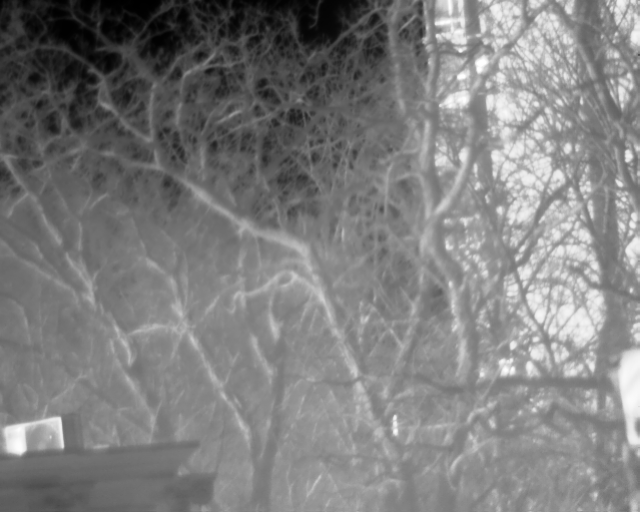
%> input picture 20250113/Infrared_Image_Algorithm/csdn-引导滤波-MyCode/场景6-ADPHE.png, 640 x 512 px
$ octave GuideFliter_preserveEdge.m   (GNU Octave 9; MATLAB toolbox functions it lacks are replaced by stand-ins)
%> lines starting %> are read from the running program, lines starting %| are printed output that depends on the picture; in (x1, y1, x2, y2) boxes, pixels count from 0 and x2, y2 are one past the last pixel; in counts of white or black regions, pixels touching at a corner belong together; the program's own positions count from 1
### 20250113/Infrared_Image_Algorithm/csdn-引导滤波-MyCode/guidedfilter.m
function [q ,cof ,e] = guidedfilter(I, p, r, eps)

%   - guidance image: I (should be a gray-scale/single channel image)
%   - filtering input image: p (should be a gray-scale/single channel image)
%   - local window radius: r
%   - regularization parameter: eps

    [hei, wid] = size(I);
    N = boxfilter(ones(hei, wid), r);

    mean_I = boxfilter(I, r) ./ N;
    mean_p = boxfilter(p, r) ./ N;
    mean_Ip = boxfilter(I.*p, r) ./ N;
    % this is the covariance of (I, p) in each local patch.
    cov_Ip = mean_Ip - mean_I .* mean_p;

    mean_II = boxfilter(I.*I, r) ./ N;
    var_I = mean_II - mean_I .* mean_I;

    % 렘뀌
    mean_sigma2_I = mean(cov_Ip(:));
    disp("epsilon = " + mean_sigma2_I);

    a = cov_Ip ./ (var_I + mean_sigma2_I);
    b = mean_p - a .* mean_I;

    mean_a = boxfilter(a, r) ./ N;
    mean_b = boxfilter(b, r) ./ N;

    q = mean_a .* I + mean_b;
    cof = mean_a;
    e = mean_sigma2_I;
end


function imDst = boxfilter(imSrc, r)

    %   BOXFILTER   O(1) time box filtering using cumulative sum
    %
    %   - Definition imDst(x, y)=sum(sum(imSrc(x-r:x+r,y-r:y+r)));
    %   - Running time independent of r;
    %   - Equivalent to the function: colfilt(imSrc, [2*r+1, 2*r+1], 'sliding', @sum);
    %   - But much faster.

    [hei, wid] = size(imSrc);
    imDst = zeros(size(imSrc));

    %cumulative sum over Y axis
    imCum = cumsum(imSrc, 1);
    %difference over Y axis
    imDst(1:r+1, :) = imCum(1+r:2*r+1, :);
    imDst(r+2:hei-r, :) = imCum(2*r+2:hei, :) - imCum(1:hei-2*r-1, :);
    imDst(hei-r+1:hei, :) = repmat(imCum(hei, :), [r, 1]) - imCum(hei-2*r:hei-r-1, :);

    %cumulative sum over X axis
    imCum = cumsum(imDst, 2);
    %difference over Y axis
    imDst(:, 1:r+1) = imCum(:, 1+r:2*r+1);
    imDst(:, r+2:wid-r) = imCum(:, 2*r+2:wid) - imCum(:, 1:wid-2*r-1);
    imDst(:, wid-r+1:wid) = repmat(imCum(:, wid), [1, r]) - imCum(:, wid-2*r:wid-r-1);
end

### 20250113/Infrared_Image_Algorithm/csdn-引导滤波-MyCode/GuideFliter_preserveEdge.m
%I = double(imread('cat.bmp'));
I = double(imread('场景6-ADPHE.png'));
%> I: size 512x640 double; min 0, max 255, mean 126.1; mean of the top-left, top-right, bottom-left and bottom-right quarters 74.6, 144.3, 132.4, 153
p = I;
windows_size = 3;
disp("windows_size = " + windows_size);
r = floor((windows_size -1)/2); % try r=2, 4, or 8
disp("radius = " + r);
eps = 0.^2; % try eps=0.1^2, 0.2^2, 0.4^2

[result_image,cof_image ,epsilon] =guidedfilter(I, p, r, eps);
%> in boxfilter, `imDst(hei-r+1:hei, :) = repmat(imCum(hei, :), [r, 1]) - imCum(hei-2*r:..`:
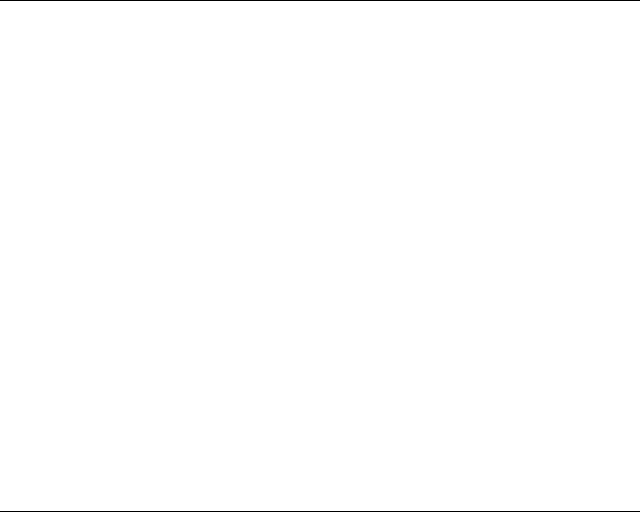
%> imDst: size 512x640 double; values 2 (black) and 3 (white), 99.6% white; black in thin lines or dots
%> in boxfilter, `imDst(:, 1:r+1) = imCum(:, 1+r:2*r+1);`: imDst: size 512x640 double; 0.31% of pixels changed, all inside (x1, y1, x2, y2) = (0, 0, 2, 512)
%> in boxfilter, `imDst(:, wid-r+1:wid) = repmat(imCum(:, wid), [1, r]) - imCum(:, wid-2..`: imDst: size 512x640 double; min 4, max 9, mean 8.98
%> in boxfilter (call 2), `imDst(hei-r+1:hei, :) = repmat(imCum(hei, :), [r, 1]) - imCum(hei-2*r:..`: imDst: size 512x640 double; min 0, max 765, mean 377.8
%> call 4 of boxfilter, with r = 1
%> in boxfilter (call 4), `imDst(hei-r+1:hei, :) = repmat(imCum(hei, :), [r, 1]) - imCum(hei-2*r:..`:
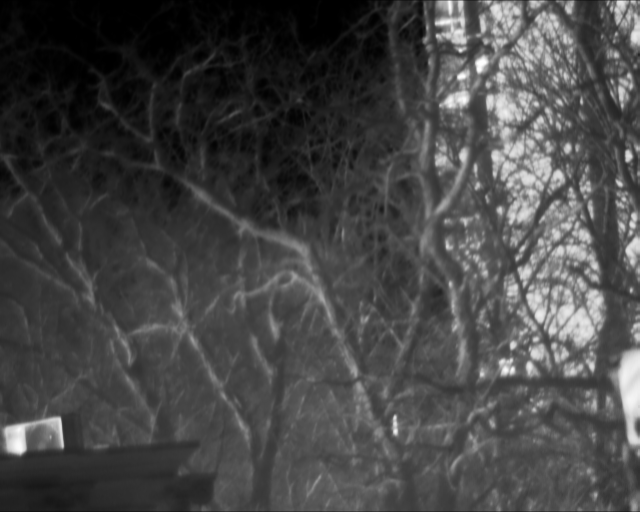
%> imDst: size 512x640 double; min 0, max 195075, mean 53728.5; drawn with min black and max white
%> in guidedfilter, `cov_Ip = mean_Ip - mean_I .* mean_p;`:
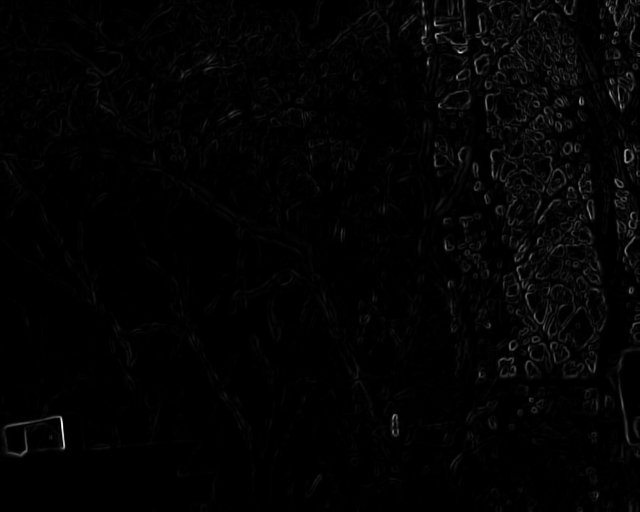
%> cov_Ip: size 512x640 double; min 0, max 2330.2, mean 33.4; drawn with min black and max white
%> in guidedfilter, `mean_sigma2_I = mean(cov_Ip(:));`: mean_sigma2_I = 33.4
%| epsilon = 33.4023
%> in guidedfilter, `a = cov_Ip ./ (var_I + mean_sigma2_I);`:
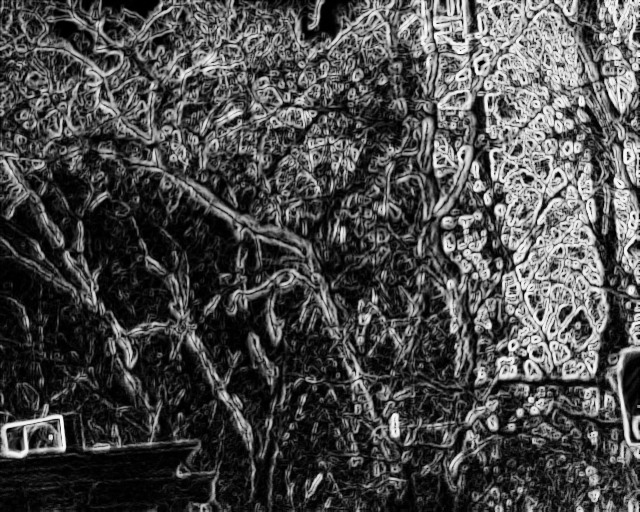
%> a: size 512x640 double; min 0, max 0.986, mean 0.293
%> call 6 of boxfilter, with r = 1
%> in boxfilter (call 6), `imDst(hei-r+1:hei, :) = repmat(imCum(hei, :), [r, 1]) - imCum(hei-2*r:..`: imDst: size 512x640 double; min 0, max 2.96, mean 0.879
%> in boxfilter (call 6), `imDst(:, 1:r+1) = imCum(:, 1+r:2*r+1);`:
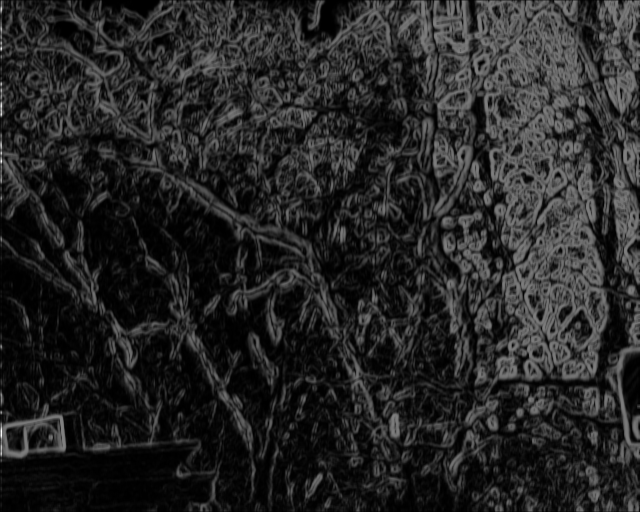
%> imDst: size 512x640 double; min 0, max 5.85, mean 0.881; drawn with min black and max white
%> in boxfilter (call 6), `imDst(:, wid-r+1:wid) = repmat(imCum(:, wid), [1, r]) - imCum(:, wid-2..`: imDst: size 512x640 double; min 0, max 8.72, mean 2.63; mean of the top-left, top-right, bottom-left and bottom-right quarters 2.48, 4.05, 1.3, 2.71
%> call 7 of boxfilter, with r = 1
%> in boxfilter (call 7), `imDst(hei-r+1:hei, :) = repmat(imCum(hei, :), [r, 1]) - imCum(hei-2*r:..`: imDst: size 512x640 double; min 0, max 760.2, mean 257.8
%> in boxfilter (call 7), `imCum = cumsum(imDst, 2);`:
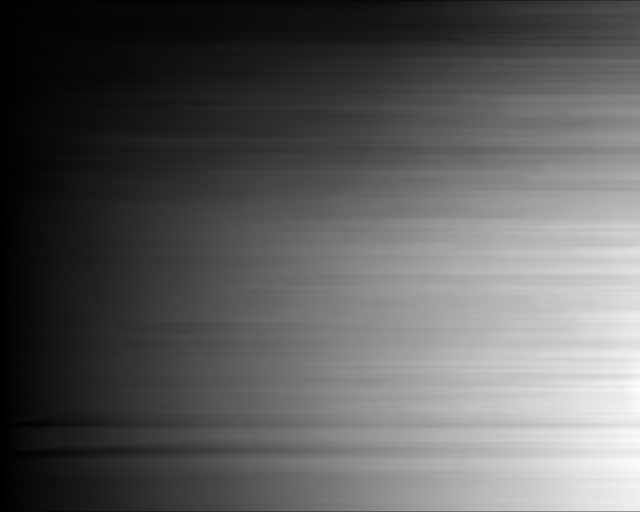
%> imCum: size 512x640 double; min 5.85, max 222681.3, mean 81375.1; drawn with min black and max white
%> in boxfilter (call 7), `imDst(:, wid-r+1:wid) = repmat(imCum(:, wid), [1, r]) - imCum(:, wid-2..`:
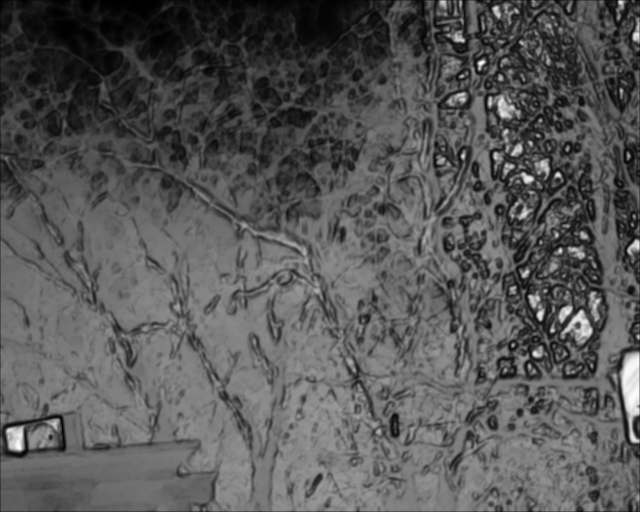
%> imDst: size 512x640 double; min 0, max 2256.8, mean 772.5; drawn with min black and max white
%> epsilon = 33.4

input_image = uint8(round(I));
base_image = uint8(round(result_image));
detail_image = uint8(round(input_image - base_image));
subplot(221), imshow(detail_image * 64);
%subplot(122), imshow(detail_image * 128);

%细节图片用高斯滤波去噪
filter_size = [3 3];
sigma = 0.1;
gaussian_filter = fspecial('gaussian', filter_size, sigma);
filtered_img = imfilter(detail_image, gaussian_filter);
subplot(222), imshow(filtered_img * 64);

%细节融合 Ak .* Detal
conf_detail_image = uint8((I-result_image) .* cof_image);
subplot(223), imshow(conf_detail_image * 64);

% [10 lines of commented-out code are left out]
my_filter_core = 1 / 64 * [4 8 4; 8 16 8; 4 8 4];
filter_image_define = imfilter((I-result_image),my_filter_core);
subplot(224), imshow(uint8(filter_image_define) * 64);

%保存raw图
fileID = fopen('D:\Document\均值相差500+图像数据\test\1.raw', 'wb');
fwrite(fileID, gain_detail_image, 'uint16'); % 根据实际数据类型调整
fclose(fileID);

$ run again, with 20250113/Infrared_Image_Algorithm/csdn-引导滤波-MyCode/场景1-ADPHE.png copied over 20250113/Infrared_Image_Algorithm/csdn-引导滤波-MyCode/场景6-ADPHE.png
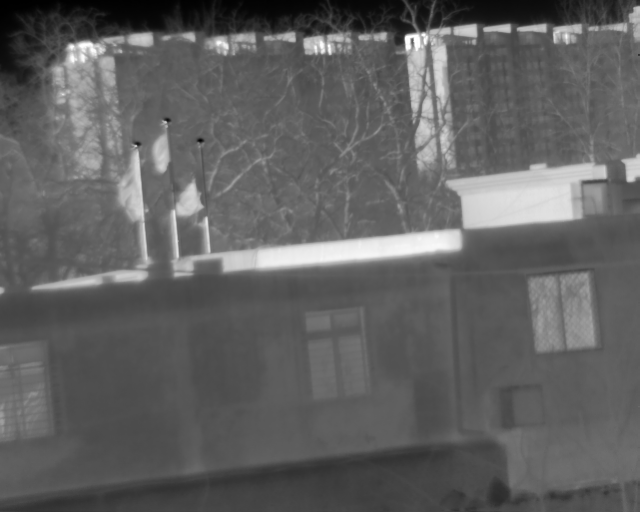
%> input picture 20250113/Infrared_Image_Algorithm/csdn-引导滤波-MyCode/场景1-ADPHE.png, 640 x 512 px
%> mean_sigma2_I = 26.2
%| epsilon = 26.2015
%> in boxfilter (call 6), `imDst(:, 1:r+1) = imCum(:, 1+r:2*r+1);`:
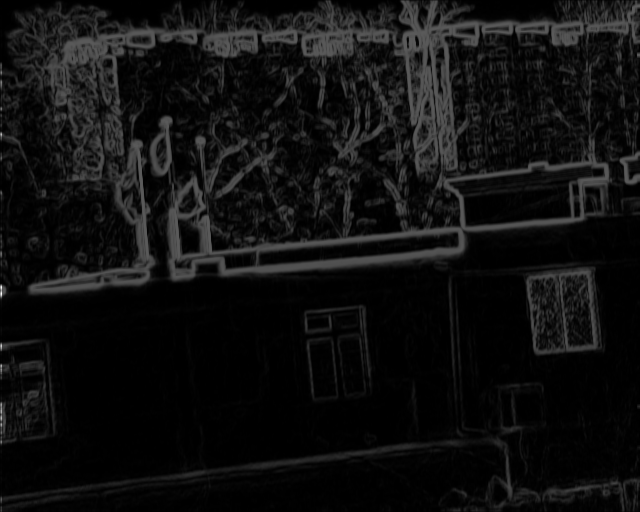
%> imDst: size 512x640 double; min 0, max 8.35, mean 0.539; drawn with min black and max white
%> in boxfilter (call 7), `imDst(:, wid-r+1:wid) = repmat(imCum(:, wid), [1, r]) - imCum(:, wid-2..`:
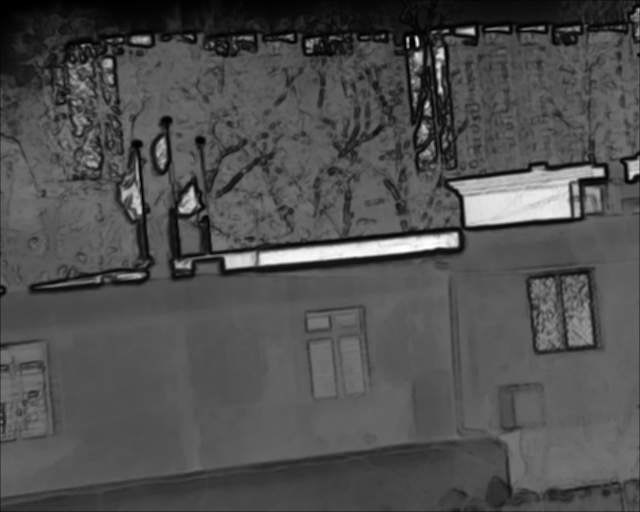
%> imDst: size 512x640 double; min 0, max 2185.7, mean 682.5; drawn with min black and max white

$ run again, with 20250113/Infrared_Image_Algorithm/csdn-引导滤波-MyCode/场景2-ADPHE.png copied over 20250113/Infrared_Image_Algorithm/csdn-引导滤波-MyCode/场景6-ADPHE.png
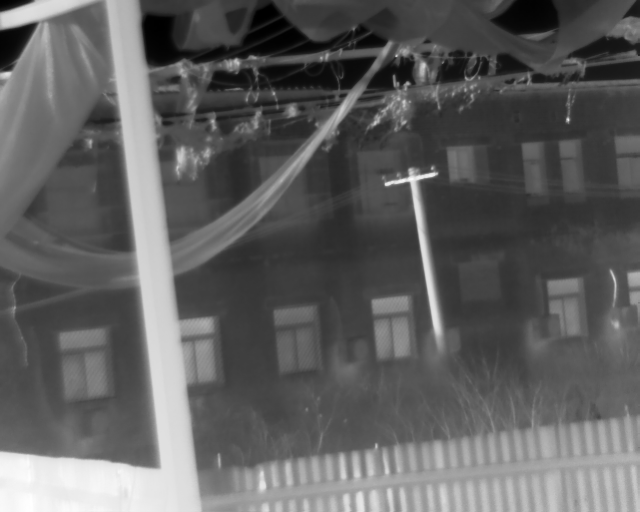
%> input picture 20250113/Infrared_Image_Algorithm/csdn-引导滤波-MyCode/场景2-ADPHE.png, 640 x 512 px
%> in guidedfilter, `cov_Ip = mean_Ip - mean_I .* mean_p;`:
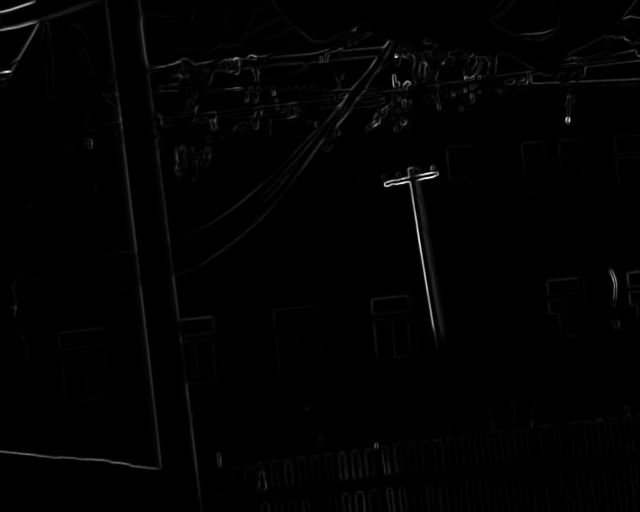
%> cov_Ip: size 512x640 double; min 0, max 3256.7, mean 29.2; drawn with min black and max white
%> mean_sigma2_I = 29.16
%| epsilon = 29.1578
%> in boxfilter (call 7), `imDst(:, wid-r+1:wid) = repmat(imCum(:, wid), [1, r]) - imCum(:, wid-2..`:
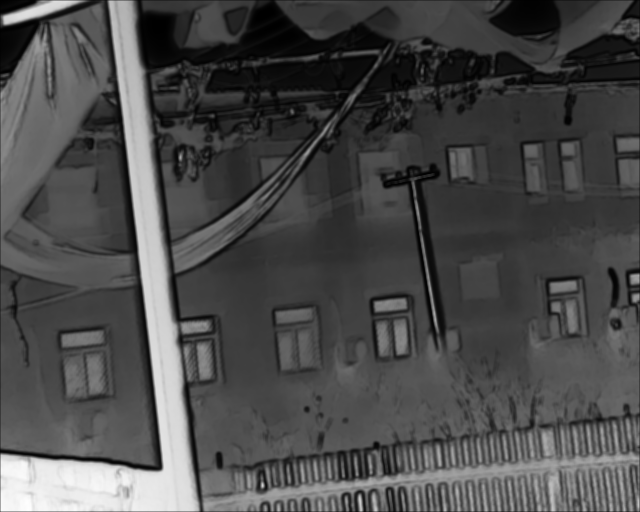
%> imDst: size 512x640 double; min 0, max 2272.6, mean 672.1; drawn with min black and max white

$ run again, with 20250113/Infrared_Image_Algorithm/csdn-引导滤波-MyCode/场景3-ADPHE.png copied over 20250113/Infrared_Image_Algorithm/csdn-引导滤波-MyCode/场景6-ADPHE.png
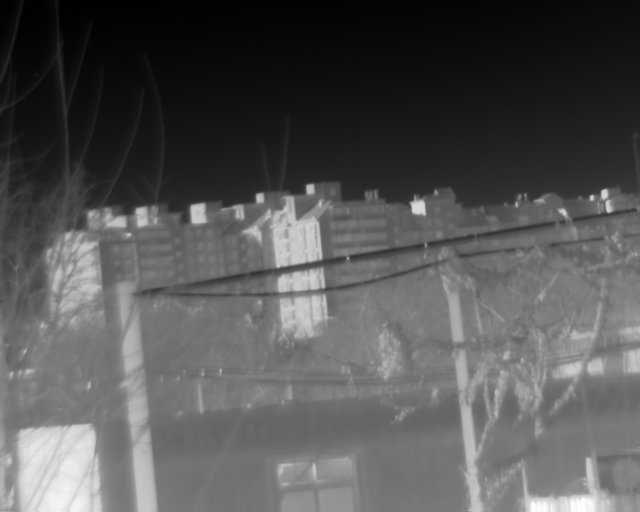
%> input picture 20250113/Infrared_Image_Algorithm/csdn-引导滤波-MyCode/场景3-ADPHE.png, 640 x 512 px
%> mean_sigma2_I = 14.43
%| epsilon = 14.4328
%> in boxfilter (call 7), `imDst(:, wid-r+1:wid) = repmat(imCum(:, wid), [1, r]) - imCum(:, wid-2..`:
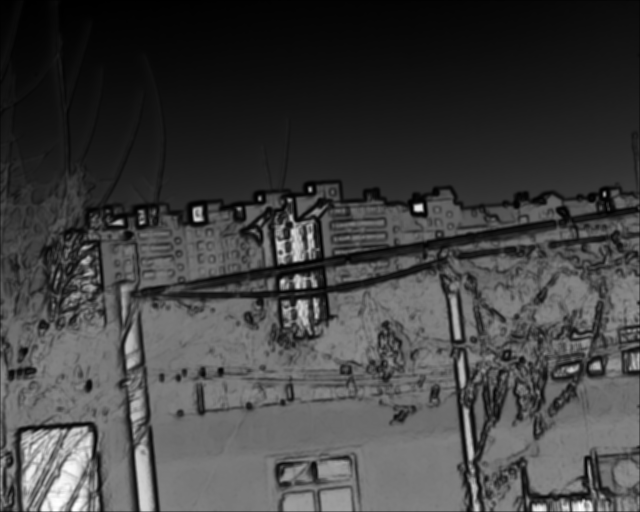
%> imDst: size 512x640 double; min 0, max 2133.1, mean 545.2; drawn with min black and max white
